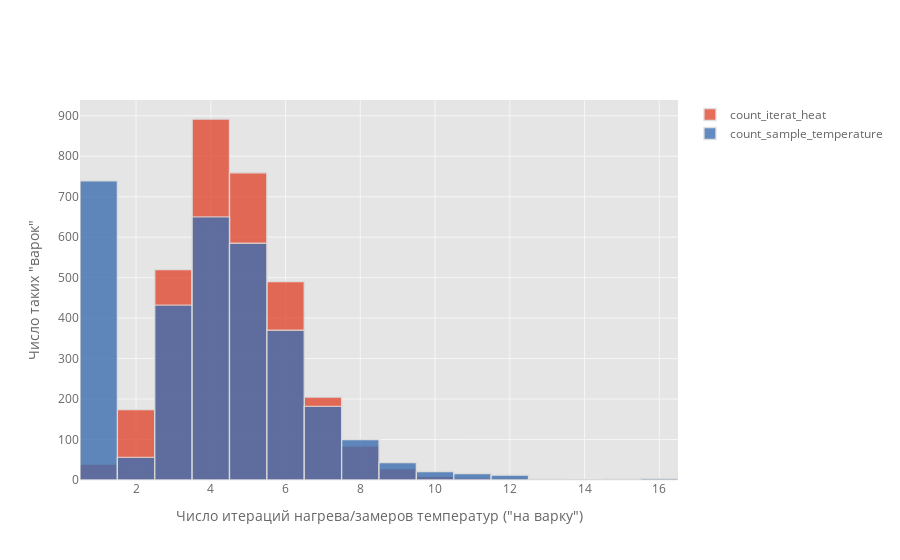

The code cell stored with this chart in its notebook:
### Markdown cell above
#### Анализ данных таблицы data_arc

### Code cell
merge_arc_temp_pivot[['count_iterat_heat','count_sample_temperature']].iplot(kind='hist', yTitle='Число таких "варок"',
                           xTitle='Число итераций нагрева/замеров температур ("на варку")')

### Figure 1 — Plotly figure (JSON) as saved in the notebook; plotly's stock layout.template omitted (floating-point values rounded to 4 significant figures; data arrays with more than 128 entries replaced by an {"elided": "..."} marker saying what was removed)
{"data": [{"histfunc": "count", "histnorm": "", "marker": {"color": "rgba(226, 74, 51, 1.0)", "line": {"color": "#D9D9D9", "width": 1.3}}, "name": "count_iterat_heat", "opacity": 0.8, "orientation": "v", "type": "histogram", "x": {"elided": "3214 int values"}}, {"histfunc": "count", "histnorm": "", "marker": {"color": "rgba(62, 111, 176, 1.0)", "line": {"color": "#D9D9D9", "width": 1.3}}, "name": "count_sample_temperature", "opacity": 0.8, "orientation": "v", "type": "histogram", "x": {"elided": "3214 int values"}}], "layout": {"barmode": "overlay", "legend": {"bgcolor": "#FFFFFF", "font": {"color": "#666666"}}, "paper_bgcolor": "#FFFFFF", "plot_bgcolor": "#E5E5E5", "title": {"font": {"color": "#151516"}}, "xaxis": {"gridcolor": "#F6F6F6", "showgrid": true, "tickfont": {"color": "#666666"}, "title": {"font": {"color": "#666666"}, "text": "Число итераций нагрева/замеров температур (\"на варку\")"}, "zerolinecolor": "#F6F6F6"}, "yaxis": {"gridcolor": "#F6F6F6", "showgrid": true, "tickfont": {"color": "#666666"}, "title": {"font": {"color": "#666666"}, "text": "Число таких \"варок\""}, "zerolinecolor": "#F6F6F6"}}}
